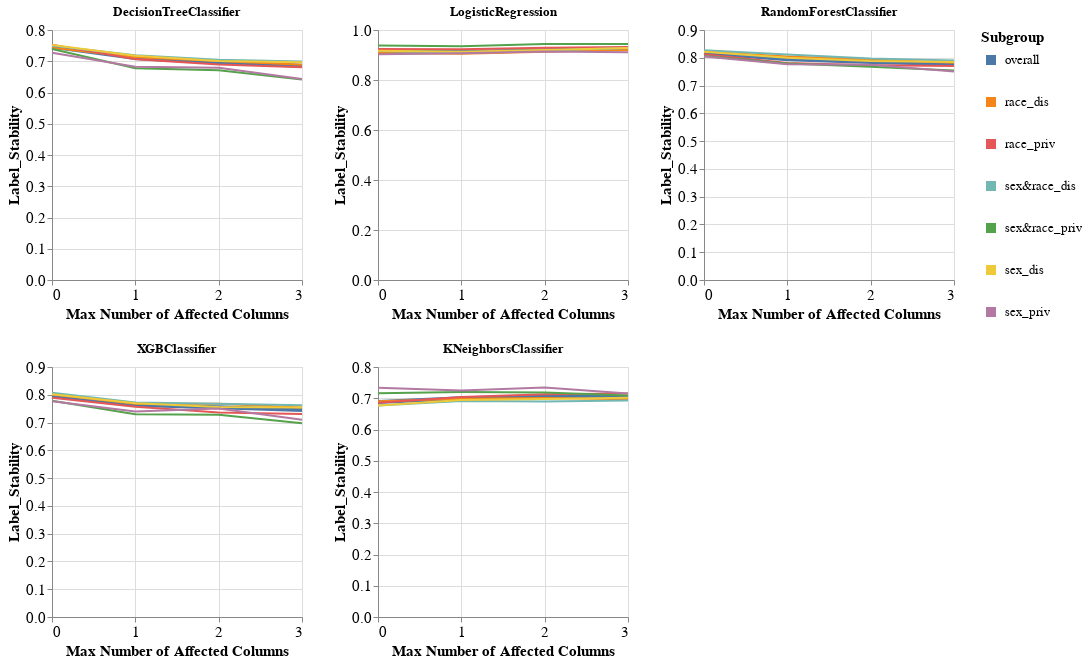

The notebook cell this image was saved under:
### Code cell
visualizer.create_subgroups_grid_pct_lines_per_model_plot(subgroup_metric='Label_Stability',
                                                          target_preprocessing_technique=PREPROCESSING_TECHNIQUES[0],
                                                          model_names=MODEL_NAMES,
                                                          mode='max_num_columns')

### Figure 1 — Vega-Lite specification as saved in the notebook (floating-point values rounded to 4 significant figures)
{"config": {"view": {"continuousWidth": 400, "continuousHeight": 300}, "axis": {"labelFontSize": 15, "titleFontSize": 15}, "legend": {"labelFontSize": 13, "symbolStrokeWidth": 10, "titleFontSize": 15}}, "vconcat": [{"hconcat": [{"mark": "line", "encoding": {"color": {"field": "Subgroup", "type": "nominal"}, "strokeWidth": {"condition": {"value": 4, "test": "datum.Subgroup == 'overall'"}, "value": 2}, "x": {"axis": {"tickMinStep": 1}, "field": "Percentage", "title": "Max Number of Affected Columns", "type": "quantitative"}, "y": {"field": "Metric_Value", "title": "Label_Stability", "type": "quantitative"}}, "height": 250, "title": "DecisionTreeClassifier", "width": 250}, {"data": {"name": "data-b267113b4d7fc23cdc1fc426ea5cee57"}, "mark": "line", "encoding": {"color": {"field": "Subgroup", "type": "nominal"}, "strokeWidth": {"condition": {"value": 4, "test": "datum.Subgroup == 'overall'"}, "value": 2}, "x": {"axis": {"tickMinStep": 1}, "field": "Percentage", "title": "Max Number of Affected Columns", "type": "quantitative"}, "y": {"field": "Metric_Value", "title": "Label_Stability", "type": "quantitative"}}, "height": 250, "title": "LogisticRegression", "width": 250}, {"data": {"name": "data-5ee0da1124d5a6c08426ad0afd0be9e1"}, "mark": "line", "encoding": {"color": {"field": "Subgroup", "type": "nominal"}, "strokeWidth": {"condition": {"value": 4, "test": "datum.Subgroup == 'overall'"}, "value": 2}, "x": {"axis": {"tickMinStep": 1}, "field": "Percentage", "title": "Max Number of Affected Columns", "type": "quantitative"}, "y": {"field": "Metric_Value", "title": "Label_Stability", "type": "quantitative"}}, "height": 250, "title": "RandomForestClassifier", "width": 250}]}, {"hconcat": [{"mark": "line", "encoding": {"color": {"field": "Subgroup", "type": "nominal"}, "strokeWidth": {"condition": {"value": 4, "test": "datum.Subgroup == 'overall'"}, "value": 2}, "x": {"axis": {"tickMinStep": 1}, "field": "Percentage", "title": "Max Number of Affected Columns", "type": "quantitative"}, "y": {"field": "Metric_Value", "title": "Label_Stability", "type": "quantitative"}}, "height": 250, "title": "XGBClassifier", "width": 250}, {"data": {"name": "data-fbf585605a0215e8ffac1e6d230fbf13"}, "mark": "line", "encoding": {"color": {"field": "Subgroup", "type": "nominal"}, "strokeWidth": {"condition": {"value": 4, "test": "datum.Subgroup == 'overall'"}, "value": 2}, "x": {"axis": {"tickMinStep": 1}, "field": "Percentage", "title": "Max Number of Affected Columns", "type": "quantitative"}, "y": {"field": "Metric_Value", "title": "Label_Stability", "type": "quantitative"}}, "height": 250, "title": "KNeighborsClassifier", "width": 250}], "data": {"name": "data-999abd15e209841c5766bee71d026c19"}}], "data": {"name": "data-5a34e6c4e0f663d6ed6bfdcc0eb074f4"}, "$schema": "https://vega.github.io/schema/vega-lite/v4.17.0.json", "datasets": {"data-5a34e6c4e0f663d6ed6bfdcc0eb074f4": [{"Model_Name": "DecisionTreeClassifier", "Test_Set_Index": 0.0, "Metric": "Label_Stability", "Subgroup": "overall", "Num_Estimators": 200.0, "Metric_Value": 0.7465, "Percentage": 0.0}, {"Model_Name": "DecisionTreeClassifier", "Test_Set_Index": 0.0, "Metric": "Label_Stability", "Subgroup": "race_dis", "Num_Estimators": 200.0, "Metric_Value": 0.743, "Percentage": 0.0}, {"Model_Name": "DecisionTreeClassifier", "Test_Set_Index": 0.0, "Metric": "Label_Stability", "Subgroup": "race_priv", "Num_Estimators": 200.0, "Metric_Value": 0.7525, "Percentage": 0.0}, {"Model_Name": "DecisionTreeClassifier", "Test_Set_Index": 0.0, "Metric": "Label_Stability", "Subgroup": "sex&race_dis", "Num_Estimators": 200.0, "Metric_Value": 0.7493, "Percentage": 0.0}, {"Model_Name": "DecisionTreeClassifier", "Test_Set_Index": 0.0, "Metric": "Label_Stability", "Subgroup": "sex&race_priv", "Num_Estimators": 200.0, "Metric_Value": 0.739, "Percentage": 0.0}, {"Model_Name": "DecisionTreeClassifier", "Test_Set_Index": 0.0, "Metric": "Label_Stability", "Subgroup": "sex_dis", "Num_Estimators": 200.0, "Metric_Value": 0.7517, "Percentage": 0.0}, {"Model_Name": "DecisionTreeClassifier", "Test_Set_Index": 0.0, "Metric": "Label_Stability", "Subgroup": "sex_priv", "Num_Estimators": 200.0, "Metric_Value": 0.7274, "Percentage": 0.0}, {"Model_Name": "DecisionTreeClassifier", "Test_Set_Index": 1.0, "Metric": "Label_Stability", "Subgroup": "overall", "Num_Estimators": 200.0, "Metric_Value": 0.71, "Percentage": 1.0}, {"Model_Name": "DecisionTreeClassifier", "Test_Set_Index": 1.0, "Metric": "Label_Stability", "Subgroup": "race_dis", "Num_Estimators": 200.0, "Metric_Value": 0.7128, "Percentage": 1.0}, {"Model_Name": "DecisionTreeClassifier", "Test_Set_Index": 1.0, "Metric": "Label_Stability", "Subgroup": "race_priv", "Num_Estimators": 200.0, "Metric_Value": 0.7065, "Percentage": 1.0}, {"Model_Name": "DecisionTreeClassifier", "Test_Set_Index": 1.0, "Metric": "Label_Stability", "Subgroup": "sex&race_dis", "Num_Estimators": 200.0, "Metric_Value": 0.7191, "Percentage": 1.0}, {"Model_Name": "DecisionTreeClassifier", "Test_Set_Index": 1.0, "Metric": "Label_Stability", "Subgroup": "sex&race_priv", "Num_Estimators": 200.0, "Metric_Value": 0.6777, "Percentage": 1.0}, {"Model_Name": "DecisionTreeClassifier", "Test_Set_Index": 1.0, "Metric": "Label_Stability", "Subgroup": "sex_dis", "Num_Estimators": 200.0, "Metric_Value": 0.7174, "Percentage": 1.0}, {"Model_Name": "DecisionTreeClassifier", "Test_Set_Index": 1.0, "Metric": "Label_Stability", "Subgroup": "sex_priv", "Num_Estimators": 200.0, "Metric_Value": 0.6825, "Percentage": 1.0}, {"Model_Name": "DecisionTreeClassifier", "Test_Set_Index": 2.0, "Metric": "Label_Stability", "Subgroup": "overall", "Num_Estimators": 200.0, "Metric_Value": 0.6961, "Percentage": 2.0}, {"Model_Name": "DecisionTreeClassifier", "Test_Set_Index": 2.0, "Metric": "Label_Stability", "Subgroup": "race_dis", "Num_Estimators": 200.0, "Metric_Value": 0.7008, "Percentage": 2.0}, {"Model_Name": "DecisionTreeClassifier", "Test_Set_Index": 2.0, "Metric": "Label_Stability", "Subgroup": "race_priv", "Num_Estimators": 200.0, "Metric_Value": 0.6897, "Percentage": 2.0}, {"Model_Name": "DecisionTreeClassifier", "Test_Set_Index": 2.0, "Metric": "Label_Stability", "Subgroup": "sex&race_dis", "Num_Estimators": 200.0, "Metric_Value": 0.7046, "Percentage": 2.0}, {"Model_Name": "DecisionTreeClassifier", "Test_Set_Index": 2.0, "Metric": "Label_Stability", "Subgroup": "sex&race_priv", "Num_Estimators": 200.0, "Metric_Value": 0.6715, "Percentage": 2.0}, {"Model_Name": "DecisionTreeClassifier", "Test_Set_Index": 2.0, "Metric": "Label_Stability", "Subgroup": "sex_dis", "Num_Estimators": 200.0, "Metric_Value": 0.7007, "Percentage": 2.0}, {"Model_Name": "DecisionTreeClassifier", "Test_Set_Index": 2.0, "Metric": "Label_Stability", "Subgroup": "sex_priv", "Num_Estimators": 200.0, "Metric_Value": 0.6793, "Percentage": 2.0}, {"Model_Name": "DecisionTreeClassifier", "Test_Set_Index": 3.0, "Metric": "Label_Stability", "Subgroup": "overall", "Num_Estimators": 200.0, "Metric_Value": 0.6853, "Percentage": 3.0}, {"Model_Name": "DecisionTreeClassifier", "Test_Set_Index": 3.0, "Metric": "Label_Stability", "Subgroup": "race_dis", "Num_Estimators": 200.0, "Metric_Value": 0.6889, "Percentage": 3.0}, {"Model_Name": "DecisionTreeClassifier", "Test_Set_Index": 3.0, "Metric": "Label_Stability", "Subgroup": "race_priv", "Num_Estimators": 200.0, "Metric_Value": 0.6805, "Percentage": 3.0}, {"Model_Name": "DecisionTreeClassifier", "Test_Set_Index": 3.0, "Metric": "Label_Stability", "Subgroup": "sex&race_dis", "Num_Estimators": 200.0, "Metric_Value": 0.6995, "Percentage": 3.0}, {"Model_Name": "DecisionTreeClassifier", "Test_Set_Index": 3.0, "Metric": "Label_Stability", "Subgroup": "sex&race_priv", "Num_Estimators": 200.0, "Metric_Value": 0.6412, "Percentage": 3.0}, {"Model_Name": "DecisionTreeClassifier", "Test_Set_Index": 3.0, "Metric": "Label_Stability", "Subgroup": "sex_dis", "Num_Estimators": 200.0, "Metric_Value": 0.6965, "Percentage": 3.0}, {"Model_Name": "DecisionTreeClassifier", "Test_Set_Index": 3.0, "Metric": "Label_Stability", "Subgroup": "sex_priv", "Num_Estimators": 200.0, "Metric_Value": 0.643, "Percentage": 3.0}], "data-b267113b4d7fc23cdc1fc426ea5cee57": [{"Model_Name": "LogisticRegression", "Test_Set_Index": 0.0, "Metric": "Label_Stability", "Subgroup": "overall", "Num_Estimators": 200.0, "Metric_Value": 0.9143, "Percentage": 0.0}, {"Model_Name": "LogisticRegression", "Test_Set_Index": 0.0, "Metric": "Label_Stability", "Subgroup": "race_dis", "Num_Estimators": 200.0, "Metric_Value": 0.9085, "Percentage": 0.0}, {"Model_Name": "LogisticRegression", "Test_Set_Index": 0.0, "Metric": "Label_Stability", "Subgroup": "race_priv", "Num_Estimators": 200.0, "Metric_Value": 0.9236, "Percentage": 0.0}, {"Model_Name": "LogisticRegression", "Test_Set_Index": 0.0, "Metric": "Label_Stability", "Subgroup": "sex&race_dis", "Num_Estimators": 200.0, "Metric_Value": 0.916, "Percentage": 0.0}, {"Model_Name": "LogisticRegression", "Test_Set_Index": 0.0, "Metric": "Label_Stability", "Subgroup": "sex&race_priv", "Num_Estimators": 200.0, "Metric_Value": 0.938, "Percentage": 0.0}, {"Model_Name": "LogisticRegression", "Test_Set_Index": 0.0, "Metric": "Label_Stability", "Subgroup": "sex_dis", "Num_Estimators": 200.0, "Metric_Value": 0.917, "Percentage": 0.0}, {"Model_Name": "LogisticRegression", "Test_Set_Index": 0.0, "Metric": "Label_Stability", "Subgroup": "sex_priv", "Num_Estimators": 200.0, "Metric_Value": 0.9032, "Percentage": 0.0}, {"Model_Name": "LogisticRegression", "Test_Set_Index": 1.0, "Metric": "Label_Stability", "Subgroup": "overall", "Num_Estimators": 200.0, "Metric_Value": 0.9121, "Percentage": 1.0}, {"Model_Name": "LogisticRegression", "Test_Set_Index": 1.0, "Metric": "Label_Stability", "Subgroup": "race_dis", "Num_Estimators": 200.0, "Metric_Value": 0.9055, "Percentage": 1.0}, {"Model_Name": "LogisticRegression", "Test_Set_Index": 1.0, "Metric": "Label_Stability", "Subgroup": "race_priv", "Num_Estimators": 200.0, "Metric_Value": 0.9226, "Percentage": 1.0}, {"Model_Name": "LogisticRegression", "Test_Set_Index": 1.0, "Metric": "Label_Stability", "Subgroup": "sex&race_dis", "Num_Estimators": 200.0, "Metric_Value": 0.9104, "Percentage": 1.0}, {"Model_Name": "LogisticRegression", "Test_Set_Index": 1.0, "Metric": "Label_Stability", "Subgroup": "sex&race_priv", "Num_Estimators": 200.0, "Metric_Value": 0.9353, "Percentage": 1.0}, {"Model_Name": "LogisticRegression", "Test_Set_Index": 1.0, "Metric": "Label_Stability", "Subgroup": "sex_dis", "Num_Estimators": 200.0, "Metric_Value": 0.9133, "Percentage": 1.0}, {"Model_Name": "LogisticRegression", "Test_Set_Index": 1.0, "Metric": "Label_Stability", "Subgroup": "sex_priv", "Num_Estimators": 200.0, "Metric_Value": 0.9065, "Percentage": 1.0}, {"Model_Name": "LogisticRegression", "Test_Set_Index": 2.0, "Metric": "Label_Stability", "Subgroup": "overall", "Num_Estimators": 200.0, "Metric_Value": 0.9192, "Percentage": 2.0}, {"Model_Name": "LogisticRegression", "Test_Set_Index": 2.0, "Metric": "Label_Stability", "Subgroup": "race_dis", "Num_Estimators": 200.0, "Metric_Value": 0.9132, "Percentage": 2.0}, {"Model_Name": "LogisticRegression", "Test_Set_Index": 2.0, "Metric": "Label_Stability", "Subgroup": "race_priv", "Num_Estimators": 200.0, "Metric_Value": 0.9289, "Percentage": 2.0}, {"Model_Name": "LogisticRegression", "Test_Set_Index": 2.0, "Metric": "Label_Stability", "Subgroup": "sex&race_dis", "Num_Estimators": 200.0, "Metric_Value": 0.9183, "Percentage": 2.0}, {"Model_Name": "LogisticRegression", "Test_Set_Index": 2.0, "Metric": "Label_Stability", "Subgroup": "sex&race_priv", "Num_Estimators": 200.0, "Metric_Value": 0.9442, "Percentage": 2.0}, {"Model_Name": "LogisticRegression", "Test_Set_Index": 2.0, "Metric": "Label_Stability", "Subgroup": "sex_dis", "Num_Estimators": 200.0, "Metric_Value": 0.9202, "Percentage": 2.0}, {"Model_Name": "LogisticRegression", "Test_Set_Index": 2.0, "Metric": "Label_Stability", "Subgroup": "sex_priv", "Num_Estimators": 200.0, "Metric_Value": 0.9144, "Percentage": 2.0}, {"Model_Name": "LogisticRegression", "Test_Set_Index": 3.0, "Metric": "Label_Stability", "Subgroup": "overall", "Num_Estimators": 200.0, "Metric_Value": 0.9249, "Percentage": 3.0}, {"Model_Name": "LogisticRegression", "Test_Set_Index": 3.0, "Metric": "Label_Stability", "Subgroup": "race_dis", "Num_Estimators": 200.0, "Metric_Value": 0.9204, "Percentage": 3.0}, {"Model_Name": "LogisticRegression", "Test_Set_Index": 3.0, "Metric": "Label_Stability", "Subgroup": "race_priv", "Num_Estimators": 200.0, "Metric_Value": 0.9322, "Percentage": 3.0}, {"Model_Name": "LogisticRegression", "Test_Set_Index": 3.0, "Metric": "Label_Stability", "Subgroup": "sex&race_dis", "Num_Estimators": 200.0, "Metric_Value": 0.9284, "Percentage": 3.0}, {"Model_Name": "LogisticRegression", "Test_Set_Index": 3.0, "Metric": "Label_Stability", "Subgroup": "sex&race_priv", "Num_Estimators": 200.0, "Metric_Value": 0.944, "Percentage": 3.0}, {"Model_Name": "LogisticRegression", "Test_Set_Index": 3.0, "Metric": "Label_Stability", "Subgroup": "sex_dis", "Num_Estimators": 200.0, "Metric_Value": 0.9282, "Percentage": 3.0}, {"Model_Name": "LogisticRegression", "Test_Set_Index": 3.0, "Metric": "Label_Stability", "Subgroup": "sex_priv", "Num_Estimators": 200.0, "Metric_Value": 0.9111, "Percentage": 3.0}], "data-5ee0da1124d5a6c08426ad0afd0be9e1": [{"Model_Name": "RandomForestClassifier", "Test_Set_Index": 0.0, "Metric": "Label_Stability", "Subgroup": "overall", "Num_Estimators": 200.0, "Metric_Value": 0.8178, "Percentage": 0.0}, {"Model_Name": "RandomForestClassifier", "Test_Set_Index": 0.0, "Metric": "Label_Stability", "Subgroup": "race_dis", "Num_Estimators": 200.0, "Metric_Value": 0.8222, "Percentage": 0.0}, {"Model_Name": "RandomForestClassifier", "Test_Set_Index": 0.0, "Metric": "Label_Stability", "Subgroup": "race_priv", "Num_Estimators": 200.0, "Metric_Value": 0.8125, "Percentage": 0.0}, {"Model_Name": "RandomForestClassifier", "Test_Set_Index": 0.0, "Metric": "Label_Stability", "Subgroup": "sex&race_dis", "Num_Estimators": 200.0, "Metric_Value": 0.8268, "Percentage": 0.0}, {"Model_Name": "RandomForestClassifier", "Test_Set_Index": 0.0, "Metric": "Label_Stability", "Subgroup": "sex&race_priv", "Num_Estimators": 200.0, "Metric_Value": 0.8062, "Percentage": 0.0}, {"Model_Name": "RandomForestClassifier", "Test_Set_Index": 0.0, "Metric": "Label_Stability", "Subgroup": "sex_dis", "Num_Estimators": 200.0, "Metric_Value": 0.8217, "Percentage": 0.0}, {"Model_Name": "RandomForestClassifier", "Test_Set_Index": 0.0, "Metric": "Label_Stability", "Subgroup": "sex_priv", "Num_Estimators": 200.0, "Metric_Value": 0.8044, "Percentage": 0.0}, {"Model_Name": "RandomForestClassifier", "Test_Set_Index": 1.0, "Metric": "Label_Stability", "Subgroup": "overall", "Num_Estimators": 200.0, "Metric_Value": 0.795, "Percentage": 1.0}, {"Model_Name": "RandomForestClassifier", "Test_Set_Index": 1.0, "Metric": "Label_Stability", "Subgroup": "race_dis", "Num_Estimators": 200.0, "Metric_Value": 0.8048, "Percentage": 1.0}, {"Model_Name": "RandomForestClassifier", "Test_Set_Index": 1.0, "Metric": "Label_Stability", "Subgroup": "race_priv", "Num_Estimators": 200.0, "Metric_Value": 0.7816, "Percentage": 1.0}, {"Model_Name": "RandomForestClassifier", "Test_Set_Index": 1.0, "Metric": "Label_Stability", "Subgroup": "sex&race_dis", "Num_Estimators": 200.0, "Metric_Value": 0.8116, "Percentage": 1.0}, {"Model_Name": "RandomForestClassifier", "Test_Set_Index": 1.0, "Metric": "Label_Stability", "Subgroup": "sex&race_priv", "Num_Estimators": 200.0, "Metric_Value": 0.779, "Percentage": 1.0}, {"Model_Name": "RandomForestClassifier", "Test_Set_Index": 1.0, "Metric": "Label_Stability", "Subgroup": "sex_dis", "Num_Estimators": 200.0, "Metric_Value": 0.8001, "Percentage": 1.0}, {"Model_Name": "RandomForestClassifier", "Test_Set_Index": 1.0, "Metric": "Label_Stability", "Subgroup": "sex_priv", "Num_Estimators": 200.0, "Metric_Value": 0.7769, "Percentage": 1.0}, {"Model_Name": "RandomForestClassifier", "Test_Set_Index": 2.0, "Metric": "Label_Stability", "Subgroup": "overall", "Num_Estimators": 200.0, "Metric_Value": 0.7851, "Percentage": 2.0}, {"Model_Name": "RandomForestClassifier", "Test_Set_Index": 2.0, "Metric": "Label_Stability", "Subgroup": "race_dis", "Num_Estimators": 200.0, "Metric_Value": 0.7939, "Percentage": 2.0}, {"Model_Name": "RandomForestClassifier", "Test_Set_Index": 2.0, "Metric": "Label_Stability", "Subgroup": "race_priv", "Num_Estimators": 200.0, "Metric_Value": 0.773, "Percentage": 2.0}, {"Model_Name": "RandomForestClassifier", "Test_Set_Index": 2.0, "Metric": "Label_Stability", "Subgroup": "sex&race_dis", "Num_Estimators": 200.0, "Metric_Value": 0.7972, "Percentage": 2.0}, {"Model_Name": "RandomForestClassifier", "Test_Set_Index": 2.0, "Metric": "Label_Stability", "Subgroup": "sex&race_priv", "Num_Estimators": 200.0, "Metric_Value": 0.7677, "Percentage": 2.0}, {"Model_Name": "RandomForestClassifier", "Test_Set_Index": 2.0, "Metric": "Label_Stability", "Subgroup": "sex_dis", "Num_Estimators": 200.0, "Metric_Value": 0.7883, "Percentage": 2.0}, {"Model_Name": "RandomForestClassifier", "Test_Set_Index": 2.0, "Metric": "Label_Stability", "Subgroup": "sex_priv", "Num_Estimators": 200.0, "Metric_Value": 0.7746, "Percentage": 2.0}, {"Model_Name": "RandomForestClassifier", "Test_Set_Index": 3.0, "Metric": "Label_Stability", "Subgroup": "overall", "Num_Estimators": 200.0, "Metric_Value": 0.7772, "Percentage": 3.0}, {"Model_Name": "RandomForestClassifier", "Test_Set_Index": 3.0, "Metric": "Label_Stability", "Subgroup": "race_dis", "Num_Estimators": 200.0, "Metric_Value": 0.7823, "Percentage": 3.0}, {"Model_Name": "RandomForestClassifier", "Test_Set_Index": 3.0, "Metric": "Label_Stability", "Subgroup": "race_priv", "Num_Estimators": 200.0, "Metric_Value": 0.7704, "Percentage": 3.0}, {"Model_Name": "RandomForestClassifier", "Test_Set_Index": 3.0, "Metric": "Label_Stability", "Subgroup": "sex&race_dis", "Num_Estimators": 200.0, "Metric_Value": 0.7906, "Percentage": 3.0}, {"Model_Name": "RandomForestClassifier", "Test_Set_Index": 3.0, "Metric": "Label_Stability", "Subgroup": "sex&race_priv", "Num_Estimators": 200.0, "Metric_Value": 0.7539, "Percentage": 3.0}, {"Model_Name": "RandomForestClassifier", "Test_Set_Index": 3.0, "Metric": "Label_Stability", "Subgroup": "sex_dis", "Num_Estimators": 200.0, "Metric_Value": 0.7845, "Percentage": 3.0}, {"Model_Name": "RandomForestClassifier", "Test_Set_Index": 3.0, "Metric": "Label_Stability", "Subgroup": "sex_priv", "Num_Estimators": 200.0, "Metric_Value": 0.7506, "Percentage": 3.0}], "data-999abd15e209841c5766bee71d026c19": [{"Model_Name": "XGBClassifier", "Test_Set_Index": 0.0, "Metric": "Label_Stability", "Subgroup": "overall", "Num_Estimators": 200.0, "Metric_Value": 0.7966, "Percentage": 0.0}, {"Model_Name": "XGBClassifier", "Test_Set_Index": 0.0, "Metric": "Label_Stability", "Subgroup": "race_dis", "Num_Estimators": 200.0, "Metric_Value": 0.8014, "Percentage": 0.0}, {"Model_Name": "XGBClassifier", "Test_Set_Index": 0.0, "Metric": "Label_Stability", "Subgroup": "race_priv", "Num_Estimators": 200.0, "Metric_Value": 0.7897, "Percentage": 0.0}, {"Model_Name": "XGBClassifier", "Test_Set_Index": 0.0, "Metric": "Label_Stability", "Subgroup": "sex&race_dis", "Num_Estimators": 200.0, "Metric_Value": 0.8075, "Percentage": 0.0}, {"Model_Name": "XGBClassifier", "Test_Set_Index": 0.0, "Metric": "Label_Stability", "Subgroup": "sex&race_priv", "Num_Estimators": 200.0, "Metric_Value": 0.7789, "Percentage": 0.0}, {"Model_Name": "XGBClassifier", "Test_Set_Index": 0.0, "Metric": "Label_Stability", "Subgroup": "sex_dis", "Num_Estimators": 200.0, "Metric_Value": 0.8019, "Percentage": 0.0}, {"Model_Name": "XGBClassifier", "Test_Set_Index": 0.0, "Metric": "Label_Stability", "Subgroup": "sex_priv", "Num_Estimators": 200.0, "Metric_Value": 0.777, "Percentage": 0.0}, {"Model_Name": "XGBClassifier", "Test_Set_Index": 1.0, "Metric": "Label_Stability", "Subgroup": "overall", "Num_Estimators": 200.0, "Metric_Value": 0.7632, "Percentage": 1.0}, {"Model_Name": "XGBClassifier", "Test_Set_Index": 1.0, "Metric": "Label_Stability", "Subgroup": "race_dis", "Num_Estimators": 200.0, "Metric_Value": 0.7677, "Percentage": 1.0}, {"Model_Name": "XGBClassifier", "Test_Set_Index": 1.0, "Metric": "Label_Stability", "Subgroup": "race_priv", "Num_Estimators": 200.0, "Metric_Value": 0.7568, "Percentage": 1.0}, {"Model_Name": "XGBClassifier", "Test_Set_Index": 1.0, "Metric": "Label_Stability", "Subgroup": "sex&race_dis", "Num_Estimators": 200.0, "Metric_Value": 0.7724, "Percentage": 1.0}, {"Model_Name": "XGBClassifier", "Test_Set_Index": 1.0, "Metric": "Label_Stability", "Subgroup": "sex&race_priv", "Num_Estimators": 200.0, "Metric_Value": 0.7298, "Percentage": 1.0}, {"Model_Name": "XGBClassifier", "Test_Set_Index": 1.0, "Metric": "Label_Stability", "Subgroup": "sex_dis", "Num_Estimators": 200.0, "Metric_Value": 0.7695, "Percentage": 1.0}, {"Model_Name": "XGBClassifier", "Test_Set_Index": 1.0, "Metric": "Label_Stability", "Subgroup": "sex_priv", "Num_Estimators": 200.0, "Metric_Value": 0.7402, "Percentage": 1.0}, {"Model_Name": "XGBClassifier", "Test_Set_Index": 2.0, "Metric": "Label_Stability", "Subgroup": "overall", "Num_Estimators": 200.0, "Metric_Value": 0.7549, "Percentage": 2.0}, {"Model_Name": "XGBClassifier", "Test_Set_Index": 2.0, "Metric": "Label_Stability", "Subgroup": "race_dis", "Num_Estimators": 200.0, "Metric_Value": 0.7675, "Percentage": 2.0}, {"Model_Name": "XGBClassifier", "Test_Set_Index": 2.0, "Metric": "Label_Stability", "Subgroup": "race_priv", "Num_Estimators": 200.0, "Metric_Value": 0.7358, "Percentage": 2.0}, {"Model_Name": "XGBClassifier", "Test_Set_Index": 2.0, "Metric": "Label_Stability", "Subgroup": "sex&race_dis", "Num_Estimators": 200.0, "Metric_Value": 0.7675, "Percentage": 2.0}, {"Model_Name": "XGBClassifier", "Test_Set_Index": 2.0, "Metric": "Label_Stability", "Subgroup": "sex&race_priv", "Num_Estimators": 200.0, "Metric_Value": 0.728, "Percentage": 2.0}, {"Model_Name": "XGBClassifier", "Test_Set_Index": 2.0, "Metric": "Label_Stability", "Subgroup": "sex_dis", "Num_Estimators": 200.0, "Metric_Value": 0.7564, "Percentage": 2.0}, {"Model_Name": "XGBClassifier", "Test_Set_Index": 2.0, "Metric": "Label_Stability", "Subgroup": "sex_priv", "Num_Estimators": 200.0, "Metric_Value": 0.7502, "Percentage": 2.0}, {"Model_Name": "XGBClassifier", "Test_Set_Index": 3.0, "Metric": "Label_Stability", "Subgroup": "overall", "Num_Estimators": 200.0, "Metric_Value": 0.7448, "Percentage": 3.0}, {"Model_Name": "XGBClassifier", "Test_Set_Index": 3.0, "Metric": "Label_Stability", "Subgroup": "race_dis", "Num_Estimators": 200.0, "Metric_Value": 0.7542, "Percentage": 3.0}, {"Model_Name": "XGBClassifier", "Test_Set_Index": 3.0, "Metric": "Label_Stability", "Subgroup": "race_priv", "Num_Estimators": 200.0, "Metric_Value": 0.7311, "Percentage": 3.0}, {"Model_Name": "XGBClassifier", "Test_Set_Index": 3.0, "Metric": "Label_Stability", "Subgroup": "sex&race_dis", "Num_Estimators": 200.0, "Metric_Value": 0.762, "Percentage": 3.0}, {"Model_Name": "XGBClassifier", "Test_Set_Index": 3.0, "Metric": "Label_Stability", "Subgroup": "sex&race_priv", "Num_Estimators": 200.0, "Metric_Value": 0.6971, "Percentage": 3.0}, {"Model_Name": "XGBClassifier", "Test_Set_Index": 3.0, "Metric": "Label_Stability", "Subgroup": "sex_dis", "Num_Estimators": 200.0, "Metric_Value": 0.7542, "Percentage": 3.0}, {"Model_Name": "XGBClassifier", "Test_Set_Index": 3.0, "Metric": "Label_Stability", "Subgroup": "sex_priv", "Num_Estimators": 200.0, "Metric_Value": 0.7103, "Percentage": 3.0}], "data-fbf585605a0215e8ffac1e6d230fbf13": [{"Model_Name": "KNeighborsClassifier", "Test_Set_Index": 0.0, "Metric": "Label_Stability", "Subgroup": "overall", "Num_Estimators": 200.0, "Metric_Value": 0.6883, "Percentage": 0.0}, {"Model_Name": "KNeighborsClassifier", "Test_Set_Index": 0.0, "Metric": "Label_Stability", "Subgroup": "race_dis", "Num_Estimators": 200.0, "Metric_Value": 0.69, "Percentage": 0.0}, {"Model_Name": "KNeighborsClassifier", "Test_Set_Index": 0.0, "Metric": "Label_Stability", "Subgroup": "race_priv", "Num_Estimators": 200.0, "Metric_Value": 0.6858, "Percentage": 0.0}, {"Model_Name": "KNeighborsClassifier", "Test_Set_Index": 0.0, "Metric": "Label_Stability", "Subgroup": "sex&race_dis", "Num_Estimators": 200.0, "Metric_Value": 0.677, "Percentage": 0.0}, {"Model_Name": "KNeighborsClassifier", "Test_Set_Index": 0.0, "Metric": "Label_Stability", "Subgroup": "sex&race_priv", "Num_Estimators": 200.0, "Metric_Value": 0.7157, "Percentage": 0.0}, {"Model_Name": "KNeighborsClassifier", "Test_Set_Index": 0.0, "Metric": "Label_Stability", "Subgroup": "sex_dis", "Num_Estimators": 200.0, "Metric_Value": 0.6767, "Percentage": 0.0}, {"Model_Name": "KNeighborsClassifier", "Test_Set_Index": 0.0, "Metric": "Label_Stability", "Subgroup": "sex_priv", "Num_Estimators": 200.0, "Metric_Value": 0.7335, "Percentage": 0.0}, {"Model_Name": "KNeighborsClassifier", "Test_Set_Index": 1.0, "Metric": "Label_Stability", "Subgroup": "overall", "Num_Estimators": 200.0, "Metric_Value": 0.7004, "Percentage": 1.0}, {"Model_Name": "KNeighborsClassifier", "Test_Set_Index": 1.0, "Metric": "Label_Stability", "Subgroup": "race_dis", "Num_Estimators": 200.0, "Metric_Value": 0.6983, "Percentage": 1.0}, {"Model_Name": "KNeighborsClassifier", "Test_Set_Index": 1.0, "Metric": "Label_Stability", "Subgroup": "race_priv", "Num_Estimators": 200.0, "Metric_Value": 0.7043, "Percentage": 1.0}, {"Model_Name": "KNeighborsClassifier", "Test_Set_Index": 1.0, "Metric": "Label_Stability", "Subgroup": "sex&race_dis", "Num_Estimators": 200.0, "Metric_Value": 0.6915, "Percentage": 1.0}, {"Model_Name": "KNeighborsClassifier", "Test_Set_Index": 1.0, "Metric": "Label_Stability", "Subgroup": "sex&race_priv", "Num_Estimators": 200.0, "Metric_Value": 0.7197, "Percentage": 1.0}, {"Model_Name": "KNeighborsClassifier", "Test_Set_Index": 1.0, "Metric": "Label_Stability", "Subgroup": "sex_dis", "Num_Estimators": 200.0, "Metric_Value": 0.6941, "Percentage": 1.0}, {"Model_Name": "KNeighborsClassifier", "Test_Set_Index": 1.0, "Metric": "Label_Stability", "Subgroup": "sex_priv", "Num_Estimators": 200.0, "Metric_Value": 0.7247, "Percentage": 1.0}, {"Model_Name": "KNeighborsClassifier", "Test_Set_Index": 2.0, "Metric": "Label_Stability", "Subgroup": "overall", "Num_Estimators": 200.0, "Metric_Value": 0.7052, "Percentage": 2.0}, {"Model_Name": "KNeighborsClassifier", "Test_Set_Index": 2.0, "Metric": "Label_Stability", "Subgroup": "race_dis", "Num_Estimators": 200.0, "Metric_Value": 0.7005, "Percentage": 2.0}, {"Model_Name": "KNeighborsClassifier", "Test_Set_Index": 2.0, "Metric": "Label_Stability", "Subgroup": "race_priv", "Num_Estimators": 200.0, "Metric_Value": 0.713, "Percentage": 2.0}, {"Model_Name": "KNeighborsClassifier", "Test_Set_Index": 2.0, "Metric": "Label_Stability", "Subgroup": "sex&race_dis", "Num_Estimators": 200.0, "Metric_Value": 0.6896, "Percentage": 2.0}, {"Model_Name": "KNeighborsClassifier", "Test_Set_Index": 2.0, "Metric": "Label_Stability", "Subgroup": "sex&race_priv", "Num_Estimators": 200.0, "Metric_Value": 0.7186, "Percentage": 2.0}, {"Model_Name": "KNeighborsClassifier", "Test_Set_Index": 2.0, "Metric": "Label_Stability", "Subgroup": "sex_dis", "Num_Estimators": 200.0, "Metric_Value": 0.6978, "Percentage": 2.0}, {"Model_Name": "KNeighborsClassifier", "Test_Set_Index": 2.0, "Metric": "Label_Stability", "Subgroup": "sex_priv", "Num_Estimators": 200.0, "Metric_Value": 0.7346, "Percentage": 2.0}, {"Model_Name": "KNeighborsClassifier", "Test_Set_Index": 3.0, "Metric": "Label_Stability", "Subgroup": "overall", "Num_Estimators": 200.0, "Metric_Value": 0.7041, "Percentage": 3.0}, {"Model_Name": "KNeighborsClassifier", "Test_Set_Index": 3.0, "Metric": "Label_Stability", "Subgroup": "race_dis", "Num_Estimators": 200.0, "Metric_Value": 0.6968, "Percentage": 3.0}, {"Model_Name": "KNeighborsClassifier", "Test_Set_Index": 3.0, "Metric": "Label_Stability", "Subgroup": "race_priv", "Num_Estimators": 200.0, "Metric_Value": 0.7153, "Percentage": 3.0}, {"Model_Name": "KNeighborsClassifier", "Test_Set_Index": 3.0, "Metric": "Label_Stability", "Subgroup": "sex&race_dis", "Num_Estimators": 200.0, "Metric_Value": 0.6926, "Percentage": 3.0}, {"Model_Name": "KNeighborsClassifier", "Test_Set_Index": 3.0, "Metric": "Label_Stability", "Subgroup": "sex&race_priv", "Num_Estimators": 200.0, "Metric_Value": 0.7091, "Percentage": 3.0}, {"Model_Name": "KNeighborsClassifier", "Test_Set_Index": 3.0, "Metric": "Label_Stability", "Subgroup": "sex_dis", "Num_Estimators": 200.0, "Metric_Value": 0.7014, "Percentage": 3.0}, {"Model_Name": "KNeighborsClassifier", "Test_Set_Index": 3.0, "Metric": "Label_Stability", "Subgroup": "sex_priv", "Num_Estimators": 200.0, "Metric_Value": 0.7151, "Percentage": 3.0}]}}
